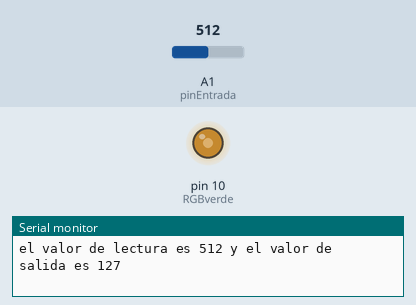
Bench run of a sketch on a simulated Arduino Uno, built with avr-gcc and run on an emulated ATmega328P. Parts: output pins drawn as LEDs (lit = HIGH), the last lines printed to the serial monitor. Inputs (shaded band) come from the test bench; at power-on: A1 (pinEntrada) = 512.

Above: at 1.2 s.
1.3 s: A1 (pinEntrada) set to 716
At 2.1 s:
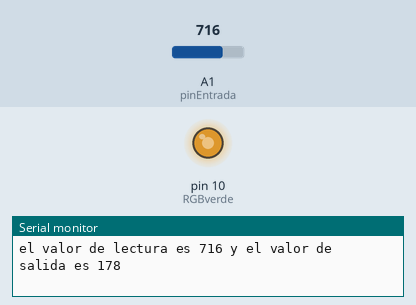
2.8 s: A1 (pinEntrada) set to 983
At 3.7 s:
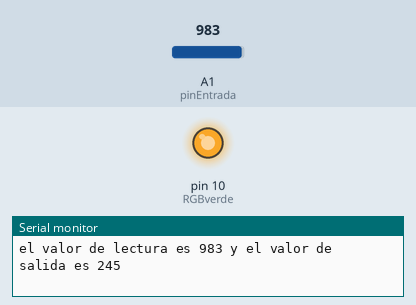
4.3 s: A1 (pinEntrada) set to 1007
At 5.4 s:
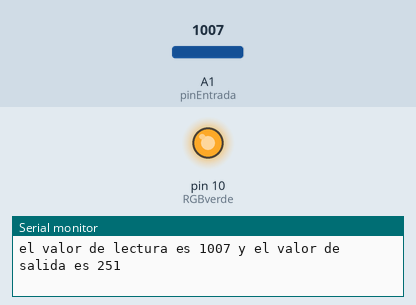
7.3 s: A1 (pinEntrada) set to 122
At 8.5 s:
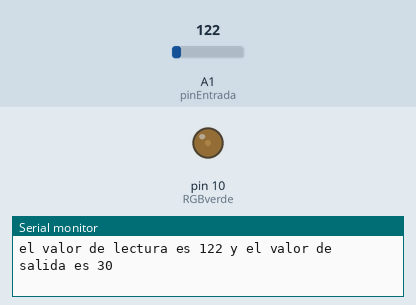
8.8 s: A1 (pinEntrada) set to 110
At 10.0 s:
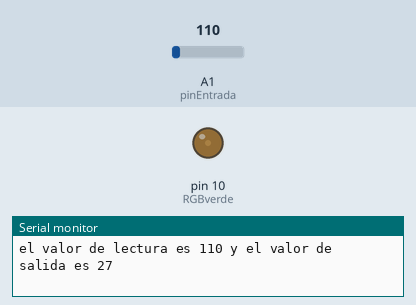
10.3 s: A1 (pinEntrada) set to 95
At 11.8 s:
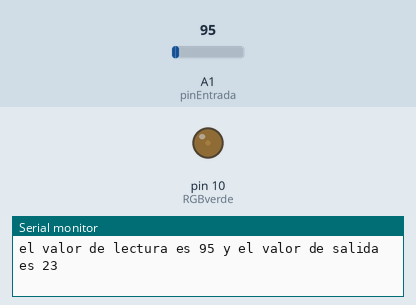
Timing chart, 0 to 12.8 s (numbered marks = the images above; inputs shaded):
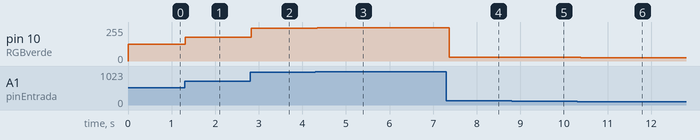

The sketch:

ejercicio4.ino
```cpp
/*
 * Ejercicio 4 del taller de iniciacion a Arduino
 *
 * Programado por Josemanu
 *
 * -Vamos a leer una entrada analogica y vamos a sacar un valor
 * proporcional por un pin PWM conectado al led RGB
 *
 * -Tambien utilizaremos el puerto serie para ver que pasa
 * dentro de Arduino
 */

int RGBverde = 10;
// el pin A1 se utilizara como entrada
int pinEntrada = A1;
int lectura, resultado;

void setup()
{
  pinMode(RGBverde, OUTPUT);
  pinMode(pinEntrada, INPUT);

  // Inicio de comunicacion serie
  Serial.begin(9600);
}
void loop()
{
  lectura = analogRead(pinEntrada);
  resultado = map(lectura, 0, 1023, 0, 255);
  analogWrite(RGBverde, resultado);

  // construimos una frase con la informacion interesante
  Serial.print("el valor de lectura es ");
  Serial.print(lectura);
  Serial.print(" y el valor de salida es ");
  Serial.println(resultado);

  // pequeño delay para no saturar el puerto serie
  delay(100);
}
/*
 *  Es tu turno de experimentar:
 *  -puedes añadir otro potenciometro y jugar a mezclar
 *  dos canales del led RGB
 *
 *  -saca mas informacion por el puerto serie
 *
 *  Cuando hayas terminado haz un "guardar como", asi tendras
 * el ejercicio basico y tambien tu creacion
 */
```

Measured:
- after the input at 1.3 s, pin 10 (RGBverde): 127/255 → 178/255 at once
- after the input at 2.8 s, pin 10 (RGBverde): 178/255 → 245/255 at once
- after the input at 4.3 s, pin 10 (RGBverde): 245/255 → 251/255 at once
- after the input at 7.3 s, pin 10 (RGBverde): 251/255 → 30/255 after 0.07 s
- after the input at 8.8 s, pin 10 (RGBverde): 30/255 → 27/255 after 0.08 s
- after the input at 10.3 s, pin 10 (RGBverde): 27/255 → 23/255 after 0.09 s
